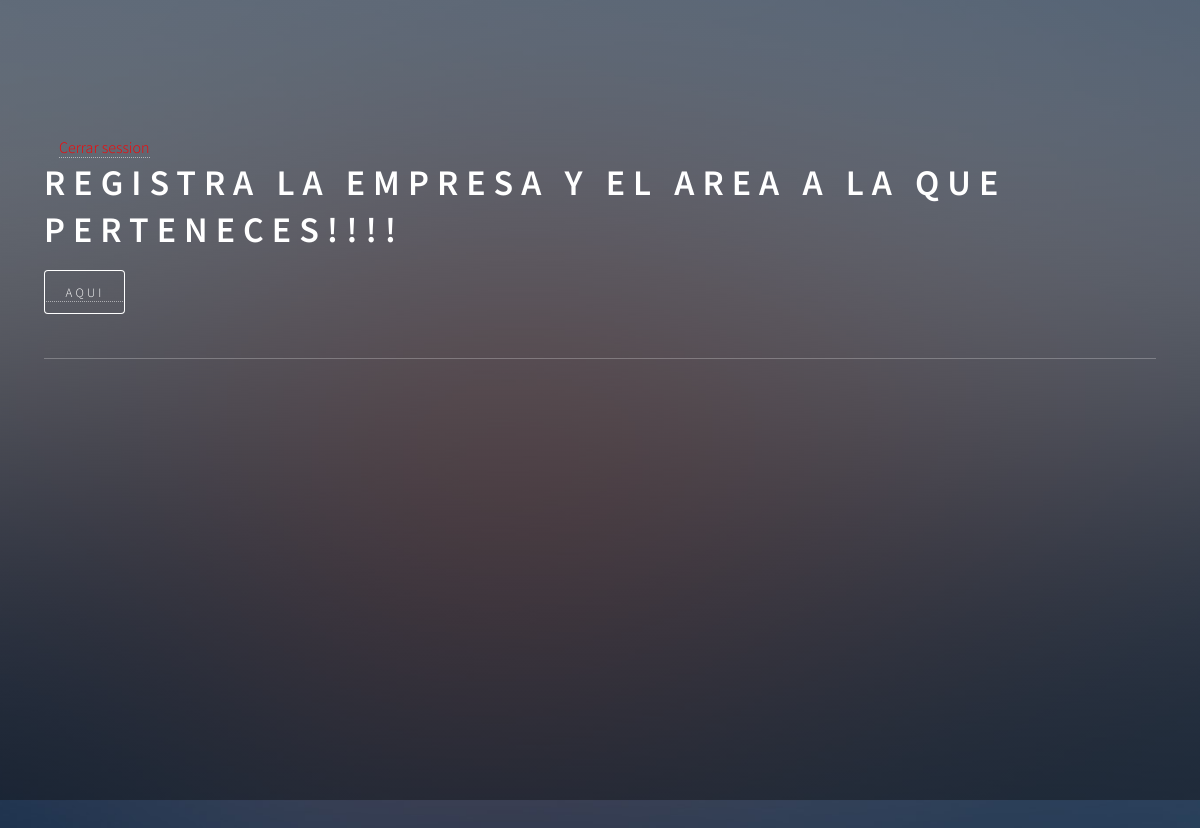
Page /agregar_entrada_diseño (signed in) on the earlier database version.
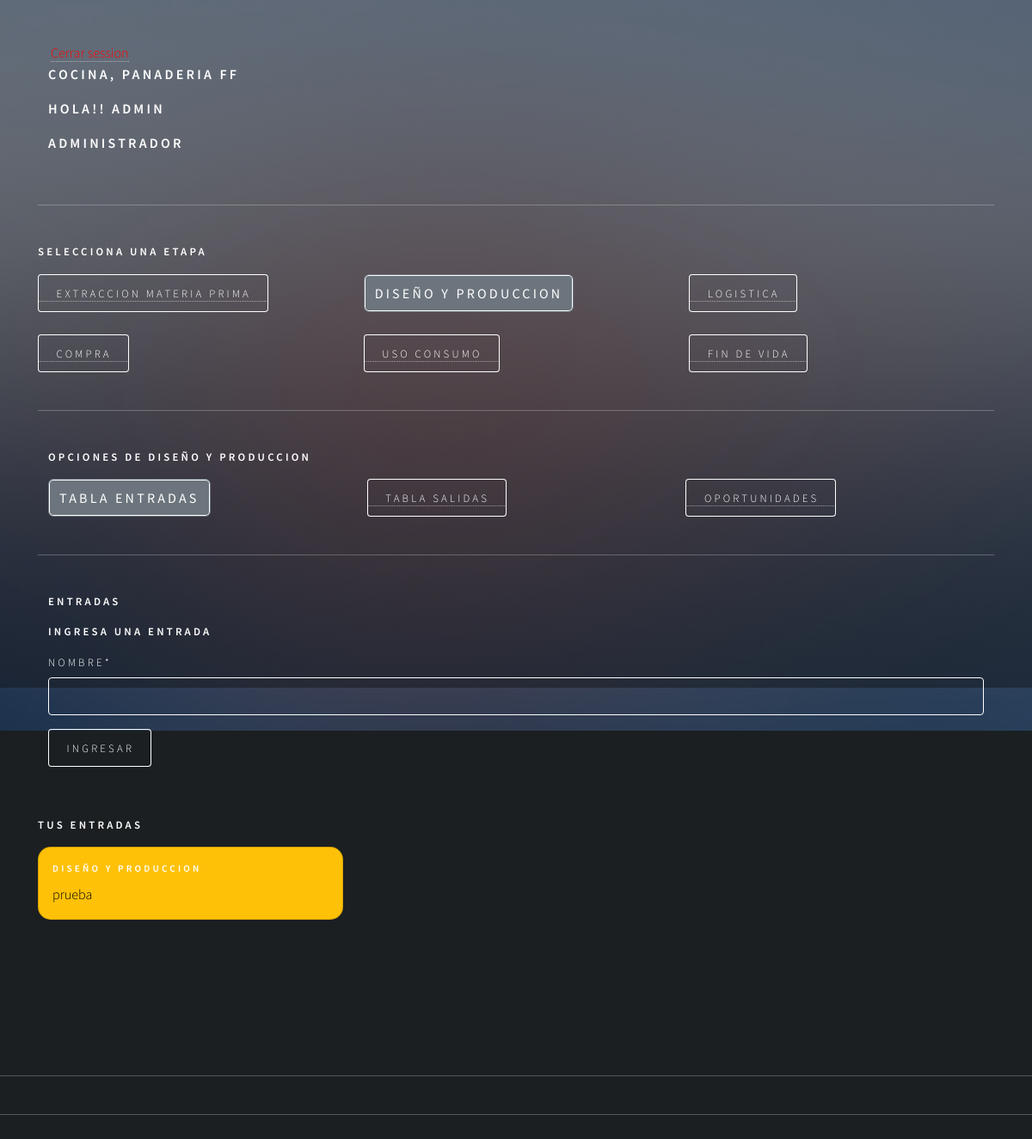
Same page on the later database version.
### app/models.py (models this page shows, shortened)
class RegistroTrabajador(models.Model):
    id_registro = models.AutoField(primary_key=True)
    id_usuario = models.ForeignKey(Usuario, on_delete=models.CASCADE)
    descripcion = models.TextField(max_length=160)
    id_area = models.ForeignKey(AreaEmpresa, on_delete=models.CASCADE)

class AreaEmpresa(models.Model):
    id_area = models.AutoField(primary_key=True)
    nombre  = models.CharField(max_length=20)
    productos = models.CharField(max_length=50)
    id_empresa = models.ForeignKey(Empresa, on_delete=models.CASCADE)
    def nombre_area(self):
        return "{}, {}". format(self.nombre, self.id_empresa)
    def __str__(self):
        return self.nombre_area()

class Empresa(models.Model):
    id_empresa = models.AutoField(primary_key=True)
    nombre  = models.CharField(max_length=20)
    def __str__(self):
        return self.nombre

class Entrada(models.Model):
    id_entrada = models.AutoField(primary_key=True)
    nombre  = models.CharField(max_length=50)
    fecha =  models.DateTimeField(auto_now_add=True)
    etapa = models.ForeignKey(Etapa, on_delete=models.CASCADE)
    usuario =models.ForeignKey(Usuario, on_delete=models.CASCADE)

class Etapa(models.Model):
    id_etapa = models.AutoField(primary_key=True)
    nombre  = models.CharField(max_length=50)
    fecha_inicio  = models.DateField()
    fecha_termino  = models.DateField()
    area = models.ForeignKey(AreaEmpresa, on_delete=models.CASCADE)
    ciclo = models.ForeignKey(CicloArea, on_delete=models.CASCADE)
    activo = models.BooleanField()
    def __str__(self):
        return self.nombre

### user/models.py (models this page shows, shortened)
class Usuario(AbstractUser):
    telefono = models.IntegerField(null=True)

### app/forms.py
class EntradaForm(forms.ModelForm):
    class Meta:
        model = Entrada
        fields = 'nombre',

### app/views.py (called while the page is built, shortened)
def agregarEntradaDiseño(request):
    if request.user.is_authenticated:
        registros = RegistroTrabajador.objects.filter(id_usuario=request.user)
        etapa = Etapa.objects.values_list("id_etapa", flat=True).filter(nombre="Diseño y produccion")
        entradas = Entrada.objects.filter(usuario=request.user)
        data = {
            'form': EntradaForm(),
            'registros': registros,
            'entradas': entradas
        }
        return render(request,'autodiagnostico/diseñoProduccion/entrada/agregar_entrada.html', data)
    else:
        return render(request, 'autodiagnostico/diseñoProduccion/entrada/agregar_entrada.html')

### app/templates/autodiagnostico/diseñoProduccion/entrada/agregar_entrada.html (shortened to what this page needs)
{% extends 'autodiagnostico/diseñoProduccion/home_diseño.html' %}
{% load static %}
{% load crispy_forms_tags %}
{% block diseño %}
<div class="container">
    <h4>Entradas</h4>
    <form action="" method="post">
        <h4>Ingresa una entrada</h4>
        {{form | crispy}}
        <div>
            <input type="submit" class="btn btn-primary" value="ingresar">
        </div>
    </form>
</div>
<br>
<h4>Tus entradas</h4>
<div class="row row-cols-1 row-cols-md-3 g-4">
    {% for p in entradas %}
    {% if p.etapa.nombre == "Diseño y produccion" %}
        <div class="col">
            <div class="card text-bg-warning">
                <div class="card-body">
                    <h5 class="card-title">{{p.etapa}}</h5>
                    <p class="card-text">{{p.nombre}}</p>
                </div>
            </div>
        </div>
    {% endif %}
    {% endfor %}
</div>
{% endblock diseño %}

### app/templates/autodiagnostico/auto_diagnostico.html (shortened to what this page needs)
{% load static %}
<!DOCTYPE HTML>
<html>
<head>
    <link href="https://cdn.jsdelivr.net/npm/bootstrap@5.2.0/dist/css/bootstrap.min.css" rel="stylesheet"
>
    <link rel="stylesheet" href="{% static 'css/main.css' %}" />
    <link rel="stylesheet" href="{% static 'css/style.css' %}">
</head>
<body class="is-preload">
    <div id="wrapper">
        <div class="container-sm">
            {% if user.is_authenticated %}
            <a href="{% url 'logout' %}" id="cerrarSesion">Cerrar session</a>
            {% if registros %}
            <div class="container-sm">
                <div class="row">
                        {% for p in registros %}
                        <h3>{{p.id_area}}</h3>
                        {% endfor %}
                        <h3>Hola!! {{user.username}} </h3>
                        {% if user.is_staff %}
                            <h3>Administrador</h3>
                        {% endif %}
                </div>
            </div>
            <hr>
            <h4>Selecciona una Etapa</h4>
            <div class="row">
                <div class="col">
                    <a href="{% url 'extraccion_materiaPrima' %}"><button type="button" id="extraccion">Extraccion
                            Materia Prima</button></a>
                </div>
                <div class="col">
                    <a href="{% url 'diseño_Produccion' %}"><button type="button" id="diseño">Diseño y
                            produccion</button></a>
                </div>
                <div class="col">
                    <a href="{% url 'logistica' %}"><button type="button" id="logistica">Logistica</button></a>
                </div>
            </div>
            <br>
            <div class="row">
                <div class="col">
                    <a href="{% url 'compra' %}"><button type="button" id="compra">Compra</button></a>
                </div>
                <div class="col">
                    <a href="{% url 'uso_consumo' %}"><button type="button" id="uso">Uso consumo</button></a>
                </div>
                <div class="col">
                    <a href="{% url 'fin_vida' %}"><button type="button" id="fin">Fin de vida</button></a>
                </div>
            </div>
            <hr>
            {% block body %}{% endblock %}
        </div>
        {% else %}
        <h1>Registra la empresa y el area a la que perteneces!!!!</h1>
        <a href="{% url 'agregar_Area' user.id  %}"><button type="button">Aqui</button></a>
        {% endif %}
        {% else %}
        <h1>Inicia Session</h1>
        <p>Para acceder a tu Auto Diagnostico </p>
        <a href="{% url 'login'  %}"><button type="button">Inicia Session</button></a>
        {% endif %}
        <hr>
    </div>
    <hr>
    <hr>
    </div>
    <br>
    <br>
    <div id="bg"></div>
</body>
</html>

Differences in the rows shown:
added RegistroTrabajador: id_area "COCINA, PANADERIA FF"
now on this page (row edited): Usuario: username "ADMIN"
added Entrada: etapa "DISEÑO Y PRODUCCION", nombre "prueba"
Other differences:
form field value: (not shown) → "ingresar"
text no longer shown: "REGISTRA LA EMPRESA Y EL AREA A LA QUE PERTENECES!!!! AQUI"
text now shown: "HOLA!! ADMINISTRADOR SELECCIONA UNA ETAPA EXTRACCION MATERIA PRIMA DISEÑO Y PRODUCCION LOGISTICA COMPRA USO CONSUMO FIN DE VIDA OPCIONES DE DISEÑO Y PRODUCCION TABLA ENTRADAS TABLA SALIDAS OPORTUNIDADES ENTRADAS INGRESA UNA ENTRADA NOMBRE * TUS ENTRADAS"
